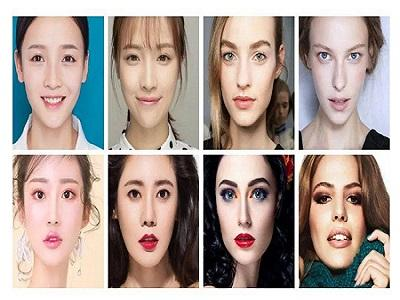
%> input picture test_img/1.jpg, 400 x 300 px
$ octave --eval "result = YCB(imread('test_img/1.jpg'));"   (GNU Octave 9; MATLAB toolbox functions it lacks are replaced by stand-ins)
%> lines starting %> are read from the running program, lines starting %| are printed output that depends on the picture; in (x1, y1, x2, y2) boxes, pixels count from 0 and x2, y2 are one past the last pixel; in counts of white or black regions, pixels touching at a corner belong together; the program's own positions count from 1
### FaceDetection.m
function [after_img, Detection_time,face_num] = FaceDetection(img)
global value flag;

tic;
if (value == 1)&&(flag == 0 || flag == 1)  % ada+本地或摄像头
    clear Cparams;
    load('G:\毕业设计\BiShe_Matlab\BackUp\Cparams1.mat');
elseif (value == 2)&&(flag == 0)   % ada结合肤色+本地
    clear Cparams;
    load('G:\毕业设计\BiShe_Matlab\BackUp\6x600x1000\Cparams(100).mat');
elseif (value == 2)&&(flag == 1)   % ada结合肤色+摄像头
    clear Cparams;
    load('G:\毕业设计\BiShe_Matlab\BackUp\5x1200x2400\Cparams(10).mat');
end
% [11 lines of commented-out code are left out]
dets = FastScanImage(Cparams, img, 0.1, 0.5, 1.1, false);
temp = size(dets,1);

after_img = DrawRect(img, dets);
time = num2str(toc);
Detection_time = ['检测结束，耗时：',time, '秒'];
% face_num = ['检测到人脸数为：',num2str(temp), '个'];
face_num = temp;

end

### YCB.m
function [old_img, Detection_time, face_num] = YCB(imgdata)
tic;
fy = rgb2ycbcr(imgdata);
%> fy: size 300x400x3 uint8; mean of channels 1, 2, 3 156.1, 122.7, 135.1
cr = fy(:,:,3);
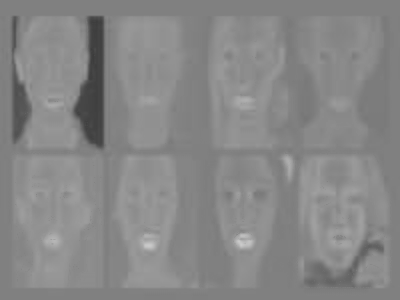
%> cr: size 300x400 uint8; min 60, max 203, mean 135.1
cb = fy(:,:,2);
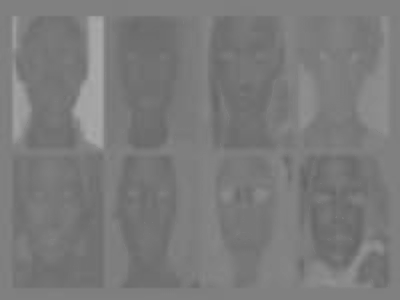
%> cb: size 300x400 uint8; min 100, max 171, mean 122.7
bw = (cb>=80)&(cb<=130)&(cr>=135)&(cr<=170);
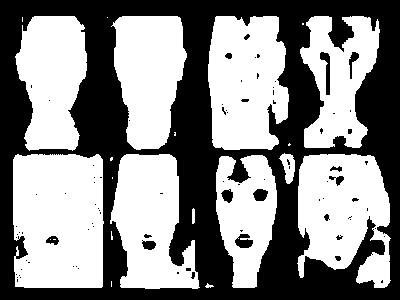
%> bw: size 300x400 logical; 54.1% white; 86 black regions (68 under 20 px), largest, box (x1, y1, x2, y2) and area: (0, 0, 400, 300) 53681, (320, 52, 330, 95) 205, (235, 234, 253, 248) 170

bw = medfilt2(bw);
%> bw: size 300x400 logical; 54.2% white; 30 black regions (15 under 20 px), largest, box (x1, y1, x2, y2) and area: (0, 0, 400, 300) 53734, (320, 52, 330, 95) 204, (235, 234, 253, 248) 169
bw = imerode(bw,strel('square',1));
bw = imdilate(bw,strel('square',1));
bw = imfill(bw,'holes'); % 二值图像中的空洞区域
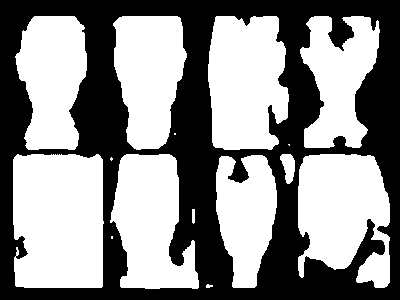
%> bw: size 300x400 logical; 55.2% white; 1 black region, box (x1, y1, x2, y2) and area: (0, 0, 400, 300) 53734
bwao = bwareaopen(bw,500);
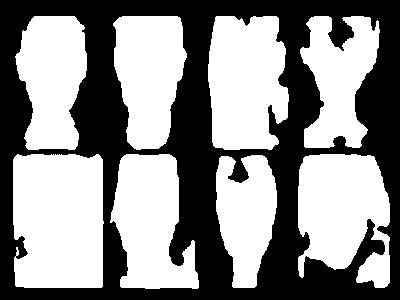
%> bwao: size 300x400 logical; 54.9% white; 1 black region, box (x1, y1, x2, y2) and area: (0, 0, 400, 300) 54121
[L,n] = bwlabel(bwao); % L是和图片的像素大小相同的double型矩阵
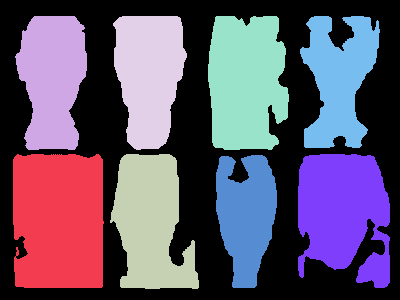
%> L: size 300x400 double; 9 distinct labels, from 0 to 8; one colour per label, 0 black
%> n = 8
img = imgdata;
%> img is the input picture: size 300x400x3 uint8; mean R, G, B 174.5, 159.4, 152.5
temp = 0;
for i=1:n
    [r,c] = find(L==i);% 返回L中等于i的元素位置
    result = img(min(r):max(r),min(c):max(c),:);
    x = min(r);
    y = min(c);
    [imgoutput, ~,face_num1] = FaceDetection(result);
    for k = 1:size(result,1)
        for j = 1:size(result,2)
            img(x+k-1,y+j-1,:) = imgoutput(k,j,:);
        end
    end
    temp = temp + face_num1;
end
%> this loop made 1 pass
%> (x, y) on pass 1: (155, 14)
%> pass 1, in YCB, `result = img(min(r):max(r),min(c):max(c),:);`:
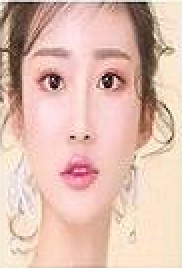
%> result: size 134x91x3 uint8 (shown 2 times larger); mean R, G, B 223.9, 189.7, 176.3
%> the run ends on the next line
time = num2str(toc);
old_img = img;
Detection_time = ['检测结束，耗时：',time, '秒'];
face_num = temp;
end

$ run again, on test_img/100.jpg
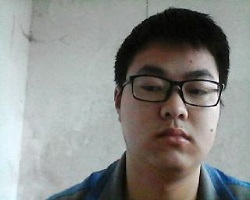
%> input picture test_img/100.jpg, 250 x 200 px
%> fy: size 200x250x3 uint8; mean of channels 1, 2, 3 134.5, 127, 127.7
%> bwao: size 200x250 logical; 17.5% white; 2 white regions, box (x1, y1, x2, y2) and area: (115, 83, 203, 200) 7205, (129, 44, 202, 81) 1540
%> in YCB, `[L,n] = bwlabel(bwao);`:
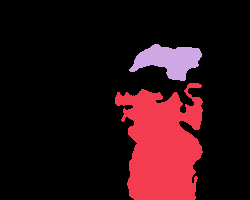
%> L: size 200x250 double; 3 distinct labels, from 0 to 2; one colour per label, 0 black
%> n = 2
%> in YCB, img is the input picture: size 200x250x3 uint8; mean R, G, B 137.5, 138.6, 136
%> the loop in YCB, `for i=1:n` made 1 pass
%> (x, y) on pass 1: (84, 116)
%> pass 1, in YCB, `result = img(min(r):max(r),min(c):max(c),:);`:
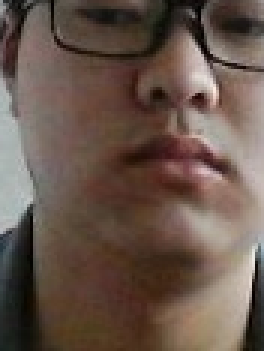
%> result: size 117x88x3 uint8 (shown 3 times larger); mean R, G, B 103.8, 85.7, 75.4

$ run again, on test_img/11.jpg
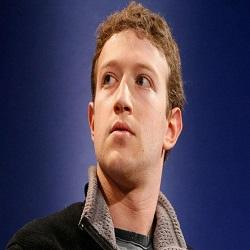
%> input picture test_img/11.jpg, 250 x 250 px
%> fy: size 250x250x3 uint8; mean of channels 1, 2, 3 77, 135.5, 131.1
%> L: size 250x250 double; values 0 (black) and 1 (white), 30% white; 1 white region, box (x1, y1, x2, y2) and area: (81, 2, 186, 250) 18741
%> n = 1
%> in YCB, img is the input picture: size 250x250x3 uint8; mean R, G, B 76, 65.6, 86.3
%> the loop in YCB, `for i=1:n` made 1 pass
%> (x, y) on pass 1: (3, 82)
%> pass 1, in YCB, `result = img(min(r):max(r),min(c):max(c),:);`:
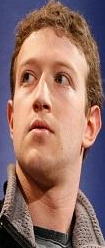
%> result: size 248x105x3 uint8; mean R, G, B 146, 111.1, 103.5
